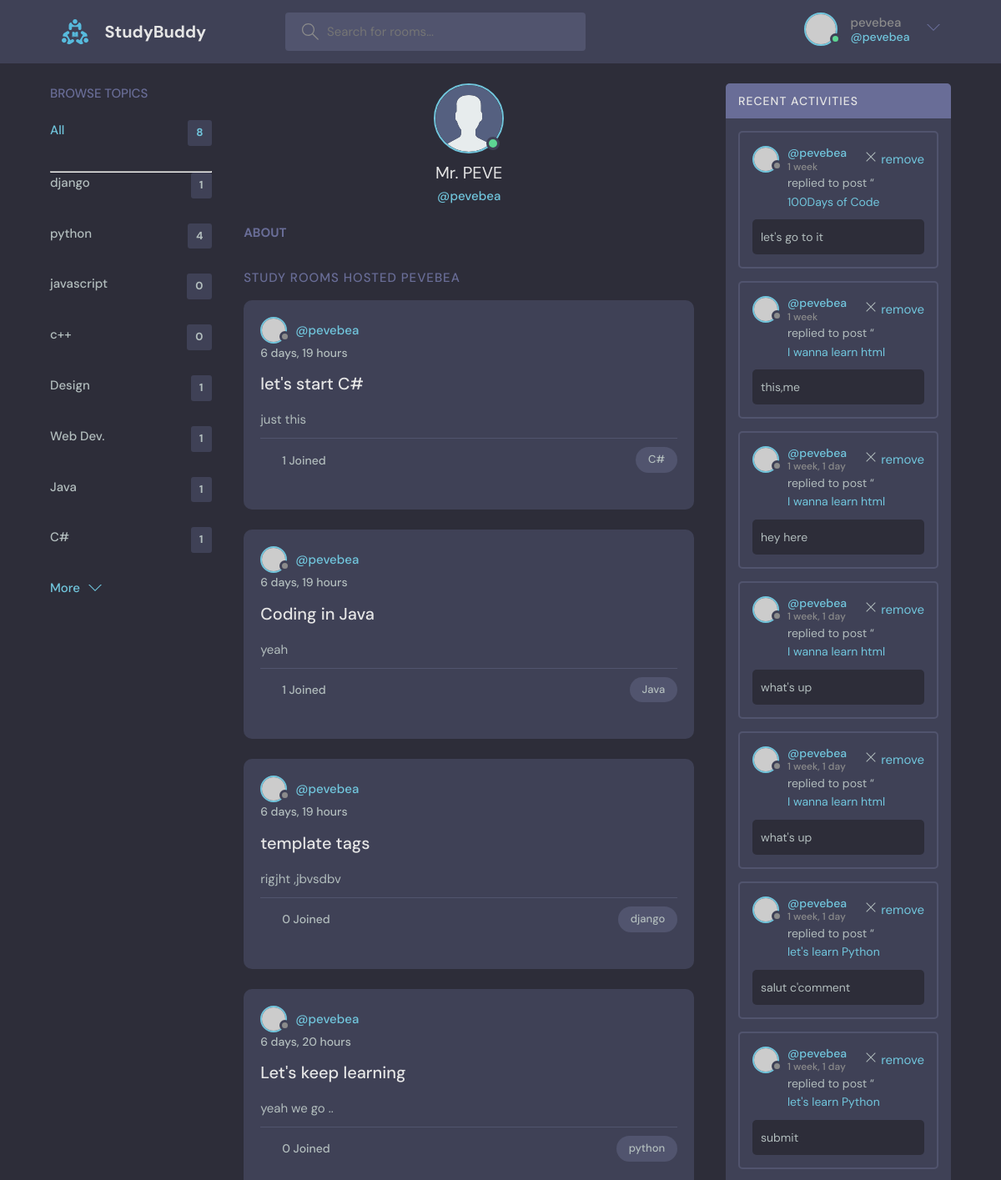
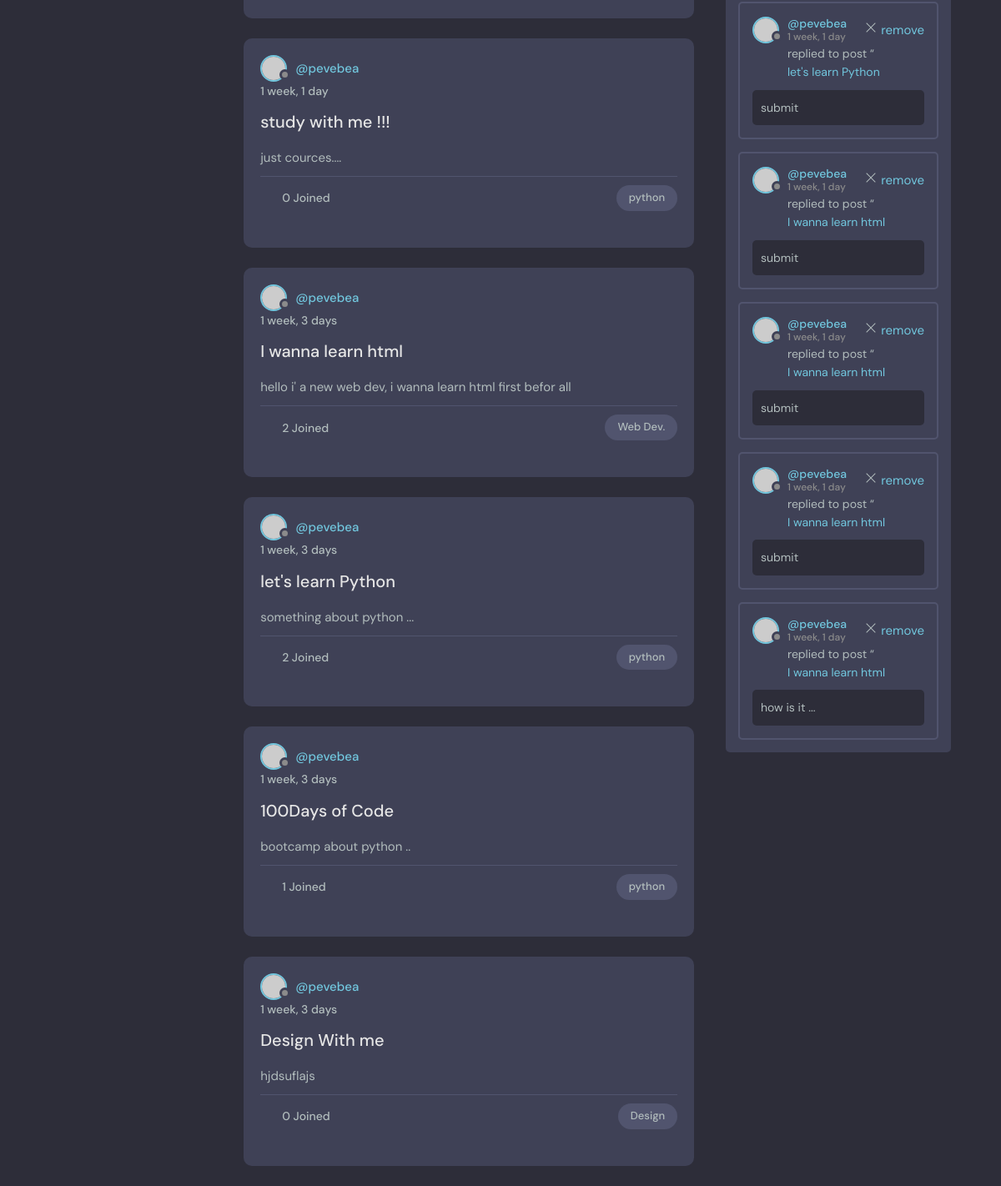
Page /auth/profile/1/ on the committed database (2 pictures, top to bottom).
### room/models.py (models this page shows, shortened)
class Topic(models.Model):
    name = models.CharField(max_length=200)

class Room(models.Model):
    host = models.ForeignKey(User, on_delete=models.SET_NULL, null= True)
    topic = models.ForeignKey(Topic, on_delete=models.CASCADE, null=True)
    name = models.CharField(max_length=200)
    description = models.TextField(null= True, blank= True)
    participants = models.ManyToManyField(User, related_name="participants", blank=True)
    updated = models.DateTimeField(auto_now = True)
    created = models.DateTimeField(auto_now_add=True)
    def __str__(self):
        return self.name
    class Meta:
        ordering = ["-updated", "created"]

class Message(models.Model):
    user = models.ForeignKey(User, on_delete=models.CASCADE, null= True)
    room = models.ForeignKey(Room, on_delete=models.CASCADE)
    body = models.TextField()
    updated = models.DateTimeField(auto_now = True)
    created = models.DateTimeField(auto_now_add=True)
    class Meta:
        ordering = ["-updated", "created"]

### authentification/views.py (the view)
# urls.py: path("profile/<str:user_id>/", views.userProfile, name="userProfile"),
def userProfile(request, user_id):
    user = User.objects.get(id=user_id)
    topics = Topic.objects.all()
    room_messages = user.message_set.all().order_by("-created")
    rooms = user.room_set.all()
    context = {
        "user": user, "rooms": rooms, "topics": topics,
        "room_messages": room_messages,
    }
    return render(request, "room/profile.html", context)

### templates/room/profile.html (shortened to what this page needs)
{% extends 'room/index.html' %}
{% load static %}
{% block content %}
<main class="profile-page layout layout--3">
  <div class="container">
    {% include 'room/topic_component.html' %}
    <div class="roomList">
      <div class="profile">
        <div class="profile__avatar">
          <div class="avatar avatar--large active">
            <img src="{% static 'image/avatar.svg' %}" />
          </div>
        </div>
        <div class="profile__info">
          <h3>{{user.first_name|capfirst}}</h3>
          <p>@{{user.username}}</p>
        </div>
        <div class="profile__about">
          <h3>About</h3>
        </div>
      </div>
      <div class="roomList__header">
        <div>
          <h2>Study Rooms Hosted {{user.username}}</a>
          </h2>
        </div>
      </div>
      {% include 'room/feed_component.html' %}
    </div>
    {% include 'room/activity_component.html' %}
  </div>
</main>
{% endblock content %}

### templates/room/index.html (shortened to what this page needs)
<!DOCTYPE html>
{% load static %}
<html lang="en">
  <head>
    <link rel="stylesheet" href="{% static 'css/main.css' %}" />
  </head>
  <body>
    <header class="header header--loggedIn">
      <div class="container">
        <a href="{% url 'room:index' %}" class="header__logo">
          <img src="{% static 'image/logo.svg' %}" />
          <h1>StudyBuddy</h1>
        </a>
        <form method="GET" action="" class="header__search">
          <label>
            <input name="q" placeholder="Search for rooms..." />
          </label>
        </form>
        <nav class="header__menu">
            {% if user.is_authenticated %}
            <div class="header__user">
                <a href="{% url 'authentification:userProfile' user.id %}">
                <div class="avatar avatar--medium active">
                    <img src="https://randomuser.me/api/portraits/men/37.jpg" />
                </div>
                <p>{{user.username}}<span>@{{user.username}}</span></p>
                </a>
                <button class="dropdown-button">
                <svg version="1.1" xmlns="http://www.w3.org/2000/svg" width="32" height="32" viewBox="0 0 32 32">
                    <title>chevron-down</title>
                    <path d="M16 21l-13-13h-3l16 16 16-16h-3l-13 13z"></path>
                </svg>
                </button>
            </div>
            {% else %}
                <a href="{% url 'authentification:login' %}">
                <img src="{% static 'image/avatar.svg' %}" />
                <p>Login</p>
                </a>
            {% endif %}
        </nav>
      </div>
    </header>
    {% block content %}{% endblock content %}
  </body>
</html>

### templates/room/topic_component.html (shortened to what this page needs)
<div class="topics">
    <div class="topics__header">
      <h2>Browse Topics</h2>
    </div>
    <ul class="topics__list">
        <li>
            <a href="{% url 'room:index' %}"class="active">All <span>{{topics.count}}</span></a>
            <hr>
        <li>
        {% for topic in topics %}
            <div>
                <a href="{% url 'room:index' %}?q={{topic.name}}"> {{topic.name}}  <span>{{topic.room_set.all.count}}</span></a>
            </div>
        {% endfor %}
    </ul>
    <a class="btn btn--link" href="{% url 'room:topics' %}">
        More
        <svg version="1.1" xmlns="http://www.w3.org/2000/svg" width="32" height="32" viewBox="0 0 32 32">
            <title>chevron-down</title>
            <path d="M16 21l-13-13h-3l16 16 16-16h-3l-13 13z"></path>
        </svg>
    </a>
</div>

### templates/room/feed_component.html (shortened to what this page needs)
{% for room in rooms %}
<div class="roomListRoom">
    <div class="roomListRoom__header">
        <a href="{% url 'authentification:userProfile' room.host.id %}" class="roomListRoom__author">
            <div class="avatar avatar--small">
                <img src="https://randomuser.me/api/portraits/women/37.jpg"/>
            </div>
            <span>@{{room.host.username}} </span>
        </a>
    </div>
    <div class="roomListRoom__actions">
        <span>{{room.created|timesince}}</span>
    </div>
    <div class="roomListRoom__content">
        <a href="{% url 'room:room' room.id %}">{{room.name}}</a>
        <p>{{room.description}}</p>
    </div>
    <div class="roomListRoom__meta">
        <a href="{% url 'room:index' %}" class="roomListRoom__joined">
            <svg version="1.1" xmlns="http://www.w3.org/2000/svg" width="32"
                height="32" viewBox="0 0 32 32">
                <title>user-group</title>
            </svg>
            {{room.participants.all.count}} Joined
        </a>
        <p class="roomListRoom__topic">{{room.topic.name}}</p>
    </div>
<br>
</div>
{% endfor %}

### templates/room/activity_component.html (shortened to what this page needs)
{% load static %}
<div class="activities">
    <div class="activities__header">
      <h2>Recent Activities</h2>
    </div>
{% for message in room_messages %}
        <div class="activities__box">
          <div class="activities__boxHeader roomListRoom__header">
            <a href="{% url 'authentification:userProfile' message.user.id %}" class="roomListRoom__author">
              <div class="avatar avatar--small">
                <img src="https://randomuser.me/api/portraits/men/37.jpg" />
              </div>
              <p>
                @{{message.user}}
                <span>{{message.created|timesince}}</span>
              </p>
            </a>
            <div class="roomListRoom__actions">
              <a href="{% url 'room:delete-message' message.id %}">
                <svg version="1.1" xmlns="http://www.w3.org/2000/svg" width="32" height="32" viewBox="0 0 32 32">
                  <title>remove</title>
                  <path d="M27.314 6.019l-1.333-1.333-9.98 9.981-9.981-9.981-1.333 1.333 9.981 9.981-9.981 9.98 1.333 1.333 9.981-9.98 9.98 9.98 1.333-1.333-9.98-9.98 9.98-9.981z">
                  </path>
                </svg>
                remove
              </a>
            </div>
          </div>
          <div class="activities__boxContent">
            <p>replied to post “<a href="{% url 'room:index' %}">{{message.room}}</a></p>
            <div class="activities__boxRoomContent">
                {{message.body}}
            </div>
          </div>
        </div>
{% endfor %}
</div>

### rows in the picture
Topic: name "django", room_set.all.count "1"
Topic: name "python", room_set.all.count "4"
Topic: name "javascript", room_set.all.count "0"
Topic: name "c++", room_set.all.count "0"
Topic: name "Design", room_set.all.count "1"
Topic: name "Web Dev.", room_set.all.count "1"
Topic: name "Java", room_set.all.count "1"
Topic: name "C#", room_set.all.count "1"
Room: host.username "pevebea", created "6 days, 19 hours", name "let's start C#", description "just this", participants.all.count "1", topic.name "C#"
Room: host.username "pevebea", created "6 days, 19 hours", name "Coding in Java", description "yeah", participants.all.count "1", topic.name "Java"
Room: host.username "pevebea", created "6 days, 19 hours", name "template tags", description "rigjht ,jbvsdbv", participants.all.count "0", topic.name "django"
Room: host.username "pevebea", created "6 days, 20 hours", name "Let's keep learning", description "yeah we go ..", participants.all.count "0", topic.name "python"
Room: host.username "pevebea", created "1 week, 1 day", name "study with me !!!", description "just cources....", participants.all.count "0", topic.name "python"
Room: host.username "pevebea", created "1 week, 3 days", name "I wanna learn html", description "hello i' a new web dev, i wanna learn html first befor all", participants.all.count "2", topic.name "Web Dev."
Room: host.username "pevebea", created "1 week, 3 days", name "let's learn Python", description "something about python ...", participants.all.count "2", topic.name "python"
Room: host.username "pevebea", created "1 week, 3 days", name "100Days of Code", description "bootcamp about python ..", participants.all.count "1", topic.name "python"
Room: host.username "pevebea", created "1 week, 3 days", name "Design With me", description "hjdsuflajs", participants.all.count "0", topic.name "Design"
Message: user "pevebea", created "1 week", room "100Days of Code", body "let's go to it"
Message: user "pevebea", created "1 week", room "I wanna learn html", body "this,me"
Message: user "pevebea", created "1 week, 1 day", room "I wanna learn html", body "hey here"
Message: user "pevebea", created "1 week, 1 day", room "I wanna learn html", body "what's up"
Message: user "pevebea", created "1 week, 1 day", room "I wanna learn html", body "what's up"
Message: user "pevebea", created "1 week, 1 day", room "let's learn Python", body "salut c'comment"
Message: user "pevebea", created "1 week, 1 day", room "let's learn Python", body "submit"
Message: user "pevebea", created "1 week, 1 day", room "let's learn Python", body "submit"
Message: user "pevebea", created "1 week, 1 day", room "I wanna learn html", body "submit"
Message: user "pevebea", created "1 week, 1 day", room "I wanna learn html", body "submit"
Message: user "pevebea", created "1 week, 1 day", room "I wanna learn html", body "submit"
Message: user "pevebea", created "1 week, 1 day", room "I wanna learn html", body "how is it ..."

### other values in the picture
{{ user.username }} "pevebea"
{{ topics.count }} "8"
{{ user.first_name|capfirst }} "Mr. PEVE"
{{ user.username }} "PEVEBEA"
